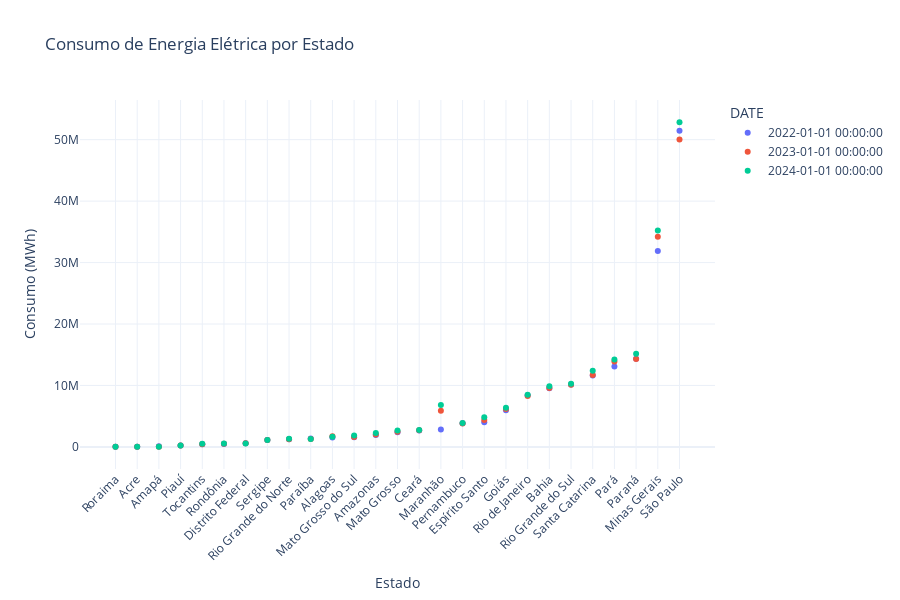

The cell this chart's notebook holds for it:
### Markdown cell above
Agora possuem 27 UF, todas com 3 valores (2022, 2023 e 2024). Aparentemente são adequados.

### Code cell
import plotly.express as px

fig = px.scatter(
    dados_energia_corrigido,
    x='NOME_ESTADO',
    y='VALOR',
    color='DATE',  # Opcional: cores diferentes por data
    title='Consumo de Energia Elétrica por Estado',
    labels={'VALOR': 'Consumo (MWh)', 'NOME_ESTADO': 'Estado'}
)

fig.update_layout(
    xaxis_tickangle=-45,
    template='plotly_white',
    height=600
)

fig.show()

### Figure 1 — Plotly figure (JSON) as saved in the notebook; plotly's stock layout.template omitted (floating-point values rounded to 4 significant figures)
{"data": [{"hovertemplate": "DATE=2022-01-01 00:00:00<br>Estado=%{x}<br>Consumo (MWh)=%{y}<extra></extra>", "legendgroup": "2022-01-01 00:00:00", "marker": {"color": "#636efa", "symbol": "circle"}, "mode": "markers", "name": "2022-01-01 00:00:00", "orientation": "v", "showlegend": true, "type": "scatter", "x": ["Roraima", "Acre", "Amapá", "Piauí", "Tocantins", "Rondônia", "Distrito Federal", "Sergipe", "Rio Grande do Norte", "Paraíba", "Alagoas", "Mato Grosso do Sul", "Amazonas", "Mato Grosso", "Ceará", "Maranhão", "Pernambuco", "Espírito Santo", "Goiás", "Rio de Janeiro", "Bahia", "Rio Grande do Sul", "Santa Catarina", "Pará", "Paraná", "Minas Gerais", "São Paulo"], "xaxis": "x", "y": [24670.0, 47910.0, 103400.0, 226000.0, 421400.0, 485300.0, 619200.0, 1148000.0, 1260000.0, 1368000.0, 1537000.0, 1565000.0, 1944000.0, 2379000.0, 2668000.0, 2829000.0, 3852000.0, 4010000.0, 5973000.0, 8415000.0, 9550000.0, 10150000.0, 11610000.0, 13070000.0, 14370000.0, 31890000.0, 51440000.0], "yaxis": "y"}, {"hovertemplate": "DATE=2023-01-01 00:00:00<br>Estado=%{x}<br>Consumo (MWh)=%{y}<extra></extra>", "legendgroup": "2023-01-01 00:00:00", "marker": {"color": "#EF553B", "symbol": "circle"}, "mode": "markers", "name": "2023-01-01 00:00:00", "orientation": "v", "showlegend": true, "type": "scatter", "x": ["Roraima", "Amapá", "Acre", "Piauí", "Tocantins", "Rondônia", "Distrito Federal", "Sergipe", "Rio Grande do Norte", "Paraíba", "Mato Grosso do Sul", "Alagoas", "Amazonas", "Mato Grosso", "Ceará", "Pernambuco", "Espírito Santo", "Maranhão", "Goiás", "Rio de Janeiro", "Bahia", "Rio Grande do Sul", "Santa Catarina", "Pará", "Paraná", "Minas Gerais", "São Paulo"], "xaxis": "x", "y": [30820.0, 42440.0, 47030.0, 224400.0, 456700.0, 525700.0, 590200.0, 1147000.0, 1249000.0, 1279000.0, 1624000.0, 1730000.0, 2024000.0, 2459000.0, 2708000.0, 3801000.0, 4368000.0, 5895000.0, 6162000.0, 8273000.0, 9604000.0, 10110000.0, 11710000.0, 13920000.0, 14330000.0, 34220000.0, 50030000.0], "yaxis": "y"}, {"hovertemplate": "DATE=2024-01-01 00:00:00<br>Estado=%{x}<br>Consumo (MWh)=%{y}<extra></extra>", "legendgroup": "2024-01-01 00:00:00", "marker": {"color": "#00cc96", "symbol": "circle"}, "mode": "markers", "name": "2024-01-01 00:00:00", "orientation": "v", "showlegend": true, "type": "scatter", "x": ["Roraima", "Amapá", "Acre", "Piauí", "Tocantins", "Rondônia", "Distrito Federal", "Sergipe", "Paraíba", "Rio Grande do Norte", "Alagoas", "Mato Grosso do Sul", "Amazonas", "Mato Grosso", "Ceará", "Pernambuco", "Espírito Santo", "Goiás", "Maranhão", "Rio de Janeiro", "Bahia", "Rio Grande do Sul", "Santa Catarina", "Pará", "Paraná", "Minas Gerais", "São Paulo"], "xaxis": "x", "y": [33450.0, 49310.0, 52260.0, 236700.0, 501900.0, 553500.0, 581900.0, 1143000.0, 1294000.0, 1322000.0, 1670000.0, 1866000.0, 2287000.0, 2692000.0, 2767000.0, 3893000.0, 4848000.0, 6391000.0, 6832000.0, 8499000.0, 9877000.0, 10270000.0, 12400000.0, 14250000.0, 15180000.0, 35230000.0, 52840000.0], "yaxis": "y"}], "layout": {"height": 600, "legend": {"title": {"text": "DATE"}, "tracegroupgap": 0}, "title": {"text": "Consumo de Energia Elétrica por Estado"}, "xaxis": {"anchor": "y", "domain": [0, 1], "tickangle": -45, "title": {"text": "Estado"}}, "yaxis": {"anchor": "x", "domain": [0, 1], "title": {"text": "Consumo (MWh)"}}}}
